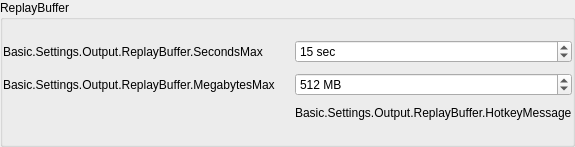
                        <widget class="QGroupBox" name="replayBufferGroupBox">
                         <property name="title">
                          <string>ReplayBuffer</string>
                         </property>
                         <property name="useFor" stdset="0">
                          <string notr="true">GroupBoxLevel2</string>
                         </property>
                         <layout class="QFormLayout" name="formLayout_24">
                          <property name="fieldGrowthPolicy">
                           <enum>QFormLayout::AllNonFixedFieldsGrow</enum>
                          </property>
                          <property name="labelAlignment">
                           <set>Qt::AlignLeading|Qt::AlignLeft|Qt::AlignVCenter</set>
                          </property>
                          <property name="horizontalSpacing">
                           <number>20</number>
                          </property>
                          <property name="verticalSpacing">
                           <number>10</number>
                          </property>
                          <property name="leftMargin">
                           <number>0</number>
                          </property>
                          <property name="topMargin">
                           <number>20</number>
                          </property>
                          <property name="rightMargin">
                           <number>0</number>
                          </property>
                          <property name="bottomMargin">
                           <number>0</number>
                          </property>
                          <item row="0" column="0">
                           <widget class="QLabel" name="label_35">
                            <property name="sizePolicy">
                             <sizepolicy hsizetype="Preferred" vsizetype="Expanding">
                              <horstretch>0</horstretch>
                              <verstretch>0</verstretch>
                             </sizepolicy>
                            </property>
                            <property name="text">
                             <string>Basic.Settings.Output.ReplayBuffer.SecondsMax</string>
                            </property>
                            <property name="wordWrap">
                             <bool>true</bool>
                            </property>
                            <property name="useFor" stdset="0">
                             <string notr="true">FormLabelRole</string>
                            </property>
                           </widget>
                          </item>
                          <item row="0" column="1">
                           <widget class="PLSSpinBox" name="simpleRBSecMax">
                            <property name="suffix">
                             <string notr="true"> sec</string>
                            </property>
                            <property name="minimum">
                             <number>5</number>
                            </property>
                            <property name="maximum">
                             <number>21600</number>
                            </property>
                            <property name="value">
                             <number>15</number>
                            </property>
                           </widget>
                          </item>
                          <item row="1" column="0">
                           <widget class="QLabel" name="simpleRBMegsMaxLabel">
                            <property name="sizePolicy">
                             <sizepolicy hsizetype="Preferred" vsizetype="Expanding">
                              <horstretch>0</horstretch>
                              <verstretch>0</verstretch>
                             </sizepolicy>
                            </property>
                            <property name="text">
                             <string>Basic.Settings.Output.ReplayBuffer.MegabytesMax</string>
                            </property>
                            <property name="wordWrap">
                             <bool>true</bool>
                            </property>
                            <property name="useFor" stdset="0">
                             <string notr="true">FormLabelRole</string>
                            </property>
                           </widget>
                          </item>
                          <item row="1" column="1">
                           <widget class="PLSSpinBox" name="simpleRBMegsMax">
                            <property name="suffix">
                             <string notr="true"> MB</string>
                            </property>
                            <property name="minimum">
                             <number>20</number>
                            </property>
                            <property name="maximum">
                             <number>8192</number>
                            </property>
                            <property name="value">
                             <number>512</number>
                            </property>
                           </widget>
                          </item>
                          <item row="2" column="1">
                           <widget class="QLabel" name="replayBufferHotkeyMessage1">
                            <property name="text">
                             <string>Basic.Settings.Output.ReplayBuffer.HotkeyMessage</string>
                            </property>
                           </widget>
                          </item>
                          <item row="3" column="1">
                           <widget class="QLabel" name="simpleRBEstimate">
                            <property name="text">
                             <string notr="true"/>
                            </property>
                           </widget>
                          </item>
                         </layout>
                        </widget>
